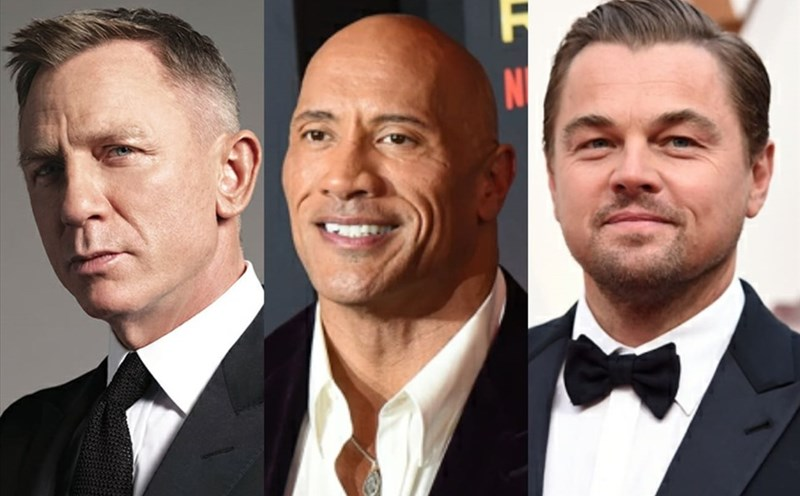
#> input picture OJT_TASK1/YOLO/2_Predictions/face.jpg, 800 x 496 px
$ jupyter execute --allow-errors yolo_predictions.ipynb
#> lines starting #> are read from the running program, lines starting #| are printed output that depends on the picture
[cell 1]
#!pip install PyYAML

[cell 2]
import cv2
import numpy as np
import os
import yaml
from yaml.loader import SafeLoader

[cell 3]
#!pip install opencv-contrib-python

[cell 4]
# load YAML
with open('data.yaml',mode='r') as f:
    data_yaml = yaml.load(f,Loader=SafeLoader)

labels = data_yaml['names']
print(labels)

#> (a cell that did not finish here is left out)

[cell 6]
# load the image
img = cv2.imread('./face.jpg')
#> img is the input picture: shape (496, 800, 3); mean B, G, R 108.6, 117.7, 141.8
image = img.copy()
row, col, d = image.shape
#> row = 496; col = 800; d = 3


# get the YOLO prediction from the the image
# step-1 convert image into square image (array)
max_rc = max(row,col)
#> max_rc = 800
input_image = np.zeros((max_rc,max_rc,3),dtype=np.uint8)
input_image[0:row,0:col] = image
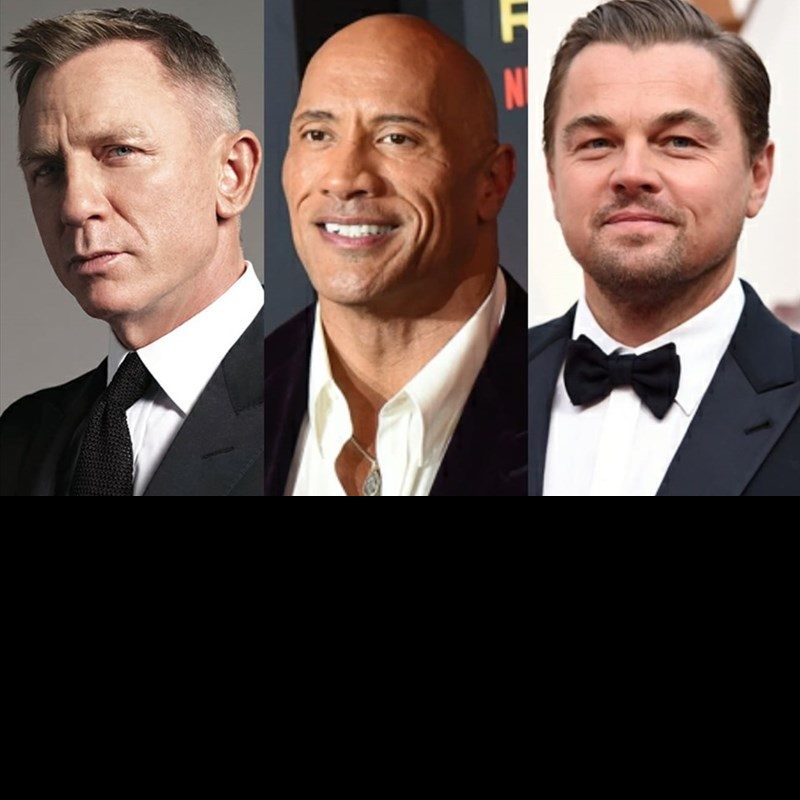
#> input_image: shape (800, 800, 3); mean B, G, R 67.3, 72.9, 87.9
# step-2: get prediction from square array
INPUT_WH_YOLO = 640
blob = cv2.dnn.blobFromImage(input_image,1/255,(INPUT_WH_YOLO,INPUT_WH_YOLO),swapRB=True,crop=False)
#> (the rest of this cell did not finish here and is left out)
